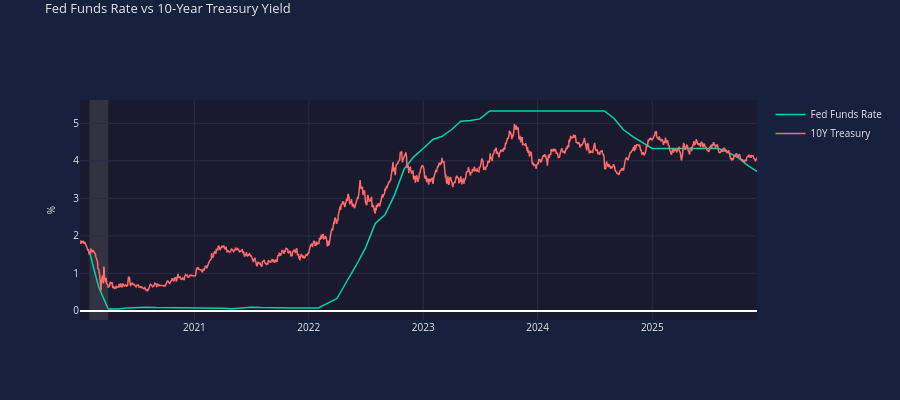

This figure's notebook cell:
### Markdown cell above
## 4. Multiple Series Comparison

Comparing EFFR and DGS10 on the same chart.

### Code cell
# Comparing Fed Funds Rate and 10-Year Treasury
# Use the same date range for comparison
common_start = max(min(fedfunds_dates), min(treasury_dates))
common_end = min(max(fedfunds_dates), max(treasury_dates))

# Filter to common range
ff_filtered = [(d, v) for d, v in zip(fedfunds_dates, fedfunds_values) 
               if common_start <= d <= common_end]
tr_filtered = [(d, v) for d, v in zip(treasury_dates, treasury_values)
               if common_start <= d <= common_end]

chart = econcharts(num_rows=1, height=400)
chart.add_line(row=1, x=[d for d, _ in ff_filtered], y=[v for _, v in ff_filtered], 
               name='Fed Funds Rate', color='teal')
chart.add_line(row=1, x=[d for d, _ in tr_filtered], y=[v for _, v in tr_filtered],
               name='10Y Treasury', color='coral')
chart.set_title('Fed Funds Rate vs 10-Year Treasury Yield')
chart.set_yaxis(row=1, title='%')
chart.add_hline(row=1, y=0)
chart.enable_unified_spikeline()
chart.show()

### Figure 1 — Plotly figure (JSON) as saved in the notebook; plotly's stock layout.template omitted (floating-point values rounded to 4 significant figures; data arrays with more than 128 entries replaced by an {"elided": "..."} marker saying what was removed)
{"data": [{"line": {"color": "#00d4aa", "width": 1.5}, "name": "Fed Funds Rate", "showlegend": true, "type": "scatter", "visible": true, "x": ["2020-02-01T00:00:00", "2020-03-01T00:00:00", "2020-04-01T00:00:00", "2020-05-01T00:00:00", "2020-06-01T00:00:00", "2020-07-01T00:00:00", "2020-08-01T00:00:00", "2020-09-01T00:00:00", "2020-10-01T00:00:00", "2020-11-01T00:00:00", "2020-12-01T00:00:00", "2021-01-01T00:00:00", "2021-02-01T00:00:00", "2021-03-01T00:00:00", "2021-04-01T00:00:00", "2021-05-01T00:00:00", "2021-06-01T00:00:00", "2021-07-01T00:00:00", "2021-08-01T00:00:00", "2021-09-01T00:00:00", "2021-10-01T00:00:00", "2021-11-01T00:00:00", "2021-12-01T00:00:00", "2022-01-01T00:00:00", "2022-02-01T00:00:00", "2022-03-01T00:00:00", "2022-04-01T00:00:00", "2022-05-01T00:00:00", "2022-06-01T00:00:00", "2022-07-01T00:00:00", "2022-08-01T00:00:00", "2022-09-01T00:00:00", "2022-10-01T00:00:00", "2022-11-01T00:00:00", "2022-12-01T00:00:00", "2023-01-01T00:00:00", "2023-02-01T00:00:00", "2023-03-01T00:00:00", "2023-04-01T00:00:00", "2023-05-01T00:00:00", "2023-06-01T00:00:00", "2023-07-01T00:00:00", "2023-08-01T00:00:00", "2023-09-01T00:00:00", "2023-10-01T00:00:00", "2023-11-01T00:00:00", "2023-12-01T00:00:00", "2024-01-01T00:00:00", "2024-02-01T00:00:00", "2024-03-01T00:00:00", "2024-04-01T00:00:00", "2024-05-01T00:00:00", "2024-06-01T00:00:00", "2024-07-01T00:00:00", "2024-08-01T00:00:00", "2024-09-01T00:00:00", "2024-10-01T00:00:00", "2024-11-01T00:00:00", "2024-12-01T00:00:00", "2025-01-01T00:00:00", "2025-02-01T00:00:00", "2025-03-01T00:00:00", "2025-04-01T00:00:00", "2025-05-01T00:00:00", "2025-06-01T00:00:00", "2025-07-01T00:00:00", "2025-08-01T00:00:00", "2025-09-01T00:00:00", "2025-10-01T00:00:00", "2025-11-01T00:00:00", "2025-12-01T00:00:00"], "xaxis": "x", "y": [1.58, 0.65, 0.05, 0.05, 0.08, 0.09, 0.1, 0.09, 0.09, 0.09, 0.09, 0.09, 0.08, 0.07, 0.07, 0.06, 0.08, 0.1, 0.09, 0.08, 0.08, 0.08, 0.08, 0.08, 0.08, 0.2, 0.33, 0.77, 1.21, 1.68, 2.33, 2.56, 3.08, 3.78, 4.1, 4.33, 4.57, 4.65, 4.83, 5.06, 5.08, 5.12, 5.33, 5.33, 5.33, 5.33, 5.33, 5.33, 5.33, 5.33, 5.33, 5.33, 5.33, 5.33, 5.33, 5.13, 4.83, 4.64, 4.48, 4.33, 4.33, 4.33, 4.33, 4.33, 4.33, 4.33, 4.33, 4.22, 4.09, 3.88, 3.72], "yaxis": "y"}, {"line": {"color": "#ff6b6b", "width": 1.5}, "name": "10Y Treasury", "showlegend": true, "type": "scatter", "visible": true, "x": {"elided": "1479 str values"}, "xaxis": "x", "y": {"elided": "1479 float values"}, "yaxis": "y"}], "layout": {"font": {"color": "#e8e8e8", "size": 10}, "height": 400, "hoverlabel": {"bgcolor": "#16213e", "font": {"color": "#e8e8e8", "size": 11}}, "hovermode": "x unified", "paper_bgcolor": "#16213e", "plot_bgcolor": "#1a1a2e", "shapes": [{"line": {"color": "rgba(255, 255, 255, 0.3)", "dash": "dash", "width": 1}, "type": "line", "x0": 0, "x1": 1, "xref": "x", "y0": 0, "y1": 0, "yref": "y"}, {"fillcolor": "#b8b8b8", "layer": "below", "line": {"width": 0}, "opacity": 0.15, "type": "rect", "x0": "2020-02-01T00:00:00", "x1": "2020-04-01T00:00:00", "xref": "x", "y0": 0, "y1": 1, "yref": "y domain"}], "title": {"font": {"color": "#e8e8e8", "size": 13}, "text": "Fed Funds Rate vs 10-Year Treasury Yield", "y": 0.99, "yanchor": "top"}, "xaxis": {"anchor": "y", "domain": [0.0, 1.0], "gridcolor": "#2a2a4a", "range": ["2020-01-02T00:00:00", "2025-12-01T00:00:00"], "showspikes": true, "spikecolor": "rgba(255, 255, 255, 0.5)", "spikedash": "dot", "spikemode": "across", "spikesnap": "cursor", "spikethickness": 1}, "yaxis": {"anchor": "x", "domain": [0.0, 1.0], "gridcolor": "#2a2a4a", "title": {"font": {"color": "#e8e8e8", "size": 10}, "text": "%"}, "type": "linear"}}}
